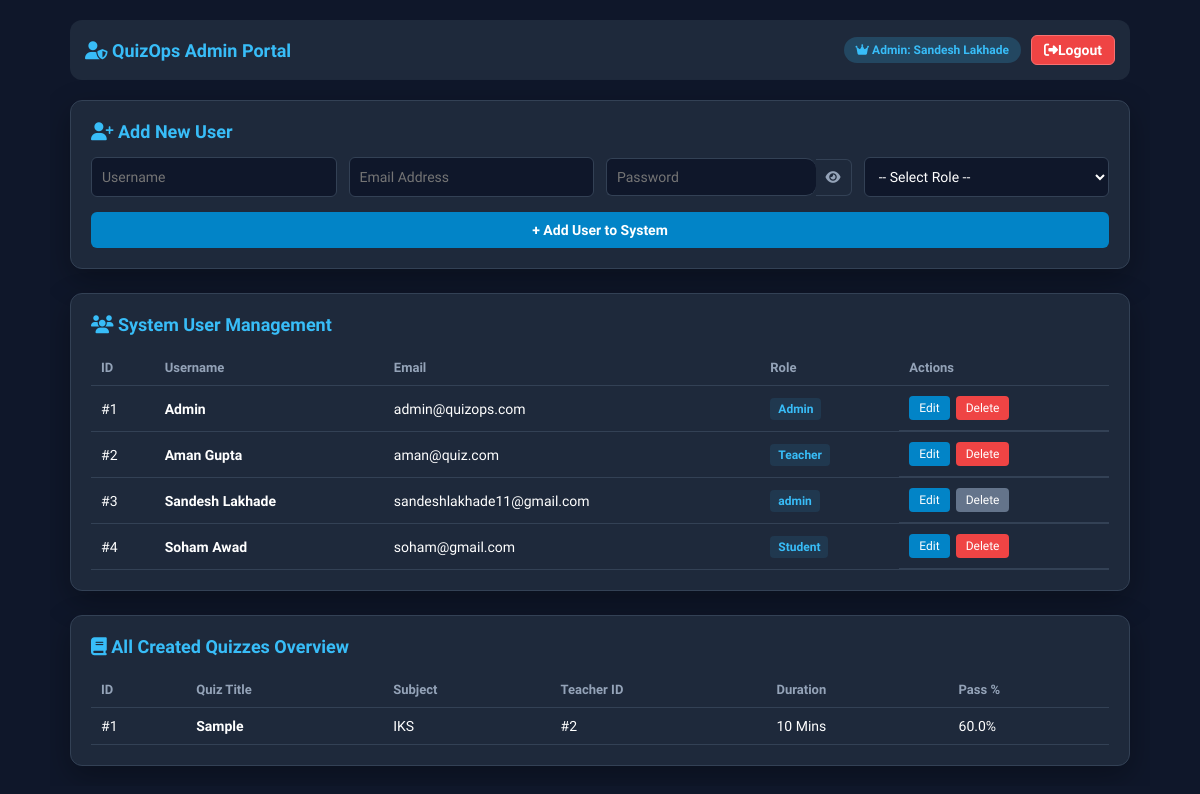
The app's page /admin/dashboard (signed in) with its own data.
### app.py (models this page shows)
class User(UserMixin, db.Model):
    id = db.Column(db.Integer, primary_key=True)
    username = db.Column(db.String(150), unique=True, nullable=False)
    email = db.Column(db.String(150), unique=True, nullable=False)
    password = db.Column(db.String(150), nullable=False)
    role = db.Column(db.String(50), nullable=False) # Student, Teacher, Admin
    results = db.relationship('Result', backref='user', cascade="all, delete-orphan")
    quizzes = db.relationship('Quiz', backref='teacher', cascade="all, delete-orphan")

class Quiz(db.Model):
    id = db.Column(db.Integer, primary_key=True)
    title = db.Column(db.String(150), nullable=False)
    subject = db.Column(db.String(100), nullable=False)
    duration = db.Column(db.Integer, nullable=False) # In minutes
    pass_mark = db.Column(db.Float, nullable=False) # Passing Percentage
    teacher_id = db.Column(db.Integer, db.ForeignKey('user.id'), nullable=False)
    questions = db.relationship('Question', backref='quiz', cascade="all, delete-orphan")
    results = db.relationship('Result', backref='quiz', cascade="all, delete-orphan")

### app.py (the view, shortened to what this page needs)
@app.route('/admin/dashboard', methods=['GET', 'POST'])
@login_required
def admin_dashboard():
    if current_user.role.lower() != 'admin':
        return redirect(url_for('login'))
    users = User.query.all()
    quizzes = Quiz.query.all()
    return render_template('admin_dashboard.html', users=users, quizzes=quizzes)

### app.py (called while the page is built)
@login_manager.user_loader
def load_user(user_id):
    return User.query.get(int(user_id))

### templates/admin_dashboard.html (shortened to what this page needs)
<!DOCTYPE html>
<html lang="en">
<head>
    <link rel="stylesheet" href="https://cdnjs.cloudflare.com/ajax/libs/font-awesome/6.4.0/css/all.min.css">
    <link rel="stylesheet" href="{{ url_for('static', filename='css/style.css') }}">
</head>
<body>
    <div class="container" style="max-width: 1100px; margin: auto; padding: 20px;">
        <div class="navbar" style="display:flex; justify-content: space-between; align-items:center; background:#1e293b; padding:15px; border-radius:12px; margin-bottom:20px; flex-wrap:wrap; gap:10px;">
            <div style="font-size:18px; font-weight:bold; color:#38bdf8;">
                <i class="fa-solid fa-user-shield"></i> QuizOps Admin Portal
            </div>
            <div style="display:flex; align-items:center; gap:10px;">
                <span class="badge" style="background:rgba(56,189,248,0.2); color:#38bdf8; padding:6px 12px; border-radius:20px; font-weight: bold;">
                    <i class="fa-solid fa-crown"></i> Admin: {{ current_user.username }}
                </span>
                <a href="{{ url_for('logout') }}" class="btn-danger" style="background:#ef4444; color:#fff; padding:6px 12px; border-radius:6px; text-decoration:none; font-size: 14px;">
                    <i class="fa-solid fa-right-from-bracket"></i> Logout
                </a>
            </div>
        </div>
        <div class="glass-card" style="background:#1e293b; padding:20px; border-radius:12px; margin-bottom:24px; border:1px solid #334155;">
            <h2 class="header-title" style="font-size:18px; margin-bottom:15px; color:#38bdf8;">
                <i class="fa-solid fa-user-plus"></i> Add New User
            </h2>
            <form action="{{ url_for('admin_dashboard') }}" method="POST" style="display: flex; flex-direction: column; gap: 15px;">
                <div class="form-grid">
                    <input type="text" name="username" class="form-control" placeholder="Username" required style="padding:10px; background:#0f172a; border:1px solid #334155; color:#fff; border-radius:6px;">
                    <input type="email" name="email" class="form-control" placeholder="Email Address" required style="padding:10px; background:#0f172a; border:1px solid #334155; color:#fff; border-radius:6px;">
                    <div class="password-box">
                        <input type="password" id="adminPasswordInput" name="password" class="form-control" placeholder="Password" required style="padding:10px; background:#0f172a; border:1px solid #334155; color:#fff; border-top-left-radius:6px; border-bottom-left-radius:6px; border-right:none; width: 100%;">
                        <button type="button" class="toggle-btn" onclick="toggleAdminPassword()"><i id="eyeIcon" class="fa-solid fa-eye"></i></button>
                    </div>
                    <select name="role" class="form-control" required style="padding:10px; background:#0f172a; border:1px solid #334155; color:#fff; border-radius:6px;">
                        <option value="" disabled selected>-- Select Role --</option>
                    </select>
                </div>
                <button type="submit" class="btn-primary" style="background:#0284c7; color:#fff; padding:10px; border:none; border-radius:6px; font-weight:bold; cursor:pointer;">
                    + Add User to System
                </button>
            </form>
        </div>
        <div class="glass-card" style="background:#1e293b; padding:20px; border-radius:12px; margin-bottom:24px; border:1px solid #334155;">
            <h2 class="header-title" style="font-size:18px; margin-bottom:15px; color:#38bdf8;">
                <i class="fa-solid fa-users"></i> System User Management
            </h2>
            <div style="overflow-x: auto;">
                <table class="custom-table" style="width:100%; border-collapse: collapse; text-align: left; color:#fff;">
                    <thead>
                        <tr style="border-bottom: 1px solid #334155; color: #94a3b8;">
                            <th style="padding: 10px;">ID</th>
                            <th style="padding: 10px;">Username</th>
                            <th style="padding: 10px;">Email</th>
                            <th style="padding: 10px;">Role</th>
                            <th style="padding: 10px;">Actions</th>
                        </tr>
                    </thead>
                    <tbody>
                        {% for u in users %}
                        <tr style="border-bottom: 1px solid #334155;">
                            <td style="padding: 10px;">#{{ u.id }}</td>
                            <td style="padding: 10px;"><b>{{ u.username }}</b></td>
                            <td style="padding: 10px;">{{ u.email }}</td>
                            <td style="padding: 10px;"><span class="badge" style="background:rgba(56,189,248,0.1); color:#38bdf8; padding:4px 8px; border-radius:4px;">{{ u.role }}</span></td>
                            <td style="padding: 10px; display:flex; gap:6px;">
                                <a href="{{ url_for('edit_user', user_id=u.id) }}" style="background:#0284c7; color:#fff; padding:5px 10px; border-radius:4px; text-decoration:none; font-size:12px;">Edit</a>
                                {% if u.id == current_user.id %}
                                    <button disabled style="background:#64748b; color:#fff; padding:5px 10px; border-radius:4px; border:none; font-size:12px; cursor:not-allowed;" title="You cannot delete yourself">Delete</button>
                                {% else %}
                                    <a href="{{ url_for('delete_user', user_id=u.id) }}" onclick="return confirm('Are you sure you want to delete this user?')" style="background:#ef4444; color:#fff; padding:5px 10px; border-radius:4px; text-decoration:none; font-size:12px;">Delete</a>
                                {% endif %}
                            </td>
                        </tr>
                        {% endfor %}
                    </tbody>
                </table>
            </div>
        </div>
        <div class="glass-card" style="background:#1e293b; padding:20px; border-radius:12px; border:1px solid #334155;">
            <h2 class="header-title" style="font-size:18px; margin-bottom:15px; color:#38bdf8;">
                <i class="fa-solid fa-book"></i> All Created Quizzes Overview
            </h2>
            <div style="overflow-x: auto;">
                <table class="custom-table" style="width:100%; border-collapse: collapse; text-align: left; color:#fff;">
                    <thead>
                        <tr style="border-bottom: 1px solid #334155; color: #94a3b8;">
                            <th style="padding: 10px;">ID</th>
                            <th style="padding: 10px;">Quiz Title</th>
                            <th style="padding: 10px;">Subject</th>
                            <th style="padding: 10px;">Teacher ID</th>
                            <th style="padding: 10px;">Duration</th>
                            <th style="padding: 10px;">Pass %</th>
                        </tr>
                    </thead>
                    <tbody>
                        {% for q in quizzes %}
                        <tr style="border-bottom: 1px solid #334155;">
                            <td style="padding: 10px;">#{{ q.id }}</td>
                            <td style="padding: 10px;"><b>{{ q.title }}</b></td>
                            <td style="padding: 10px;">{{ q.subject }}</td>
                            <td style="padding: 10px;">#{{ q.teacher_id }}</td>
                            <td style="padding: 10px;">{{ q.duration }} Mins</td>
                            <td style="padding: 10px;">{{ q.pass_mark }}%</td>
                        </tr>
                        {% endfor %}
                    </tbody>
                </table>
            </div>
        </div>
    </div>
</body>
</html>

### static/css/style.css (style rules this page uses)
:root { --bg-primary: #0f172a; --bg-card: #1e293b; --accent-blue: #38bdf8; --accent-purple: #818cf8; --accent-green: #34d399; --accent-red: #f87171; --text-primary: #f8fafc; --text-secondary: #94a3b8; --border-color: #334155; --glass-bg: rgba(30, 41, 59, 0.7); }
* { margin: 0; padding: 0; box-sizing: border-box !important; font-family: 'Plus Jakarta Sans', sans-serif; }
html, body { width: 100%; max-width: 100vw; overflow-x: hidden; background-color: var(--bg-primary); color: var(--text-primary); min-height: 100vh; }
.glass-card, .card { background: var(--glass-bg); backdrop-filter: blur(12px); -webkit-backdrop-filter: blur(12px); border: 1px solid var(--border-color); border-radius: 16px; padding: 24px; box-shadow: 0 10px 30px rgba(0, 0, 0, 0.3); transition: transform 0.2s ease, border-color 0.2s ease; width: 100%; }
.main-content, .container { flex: 1; padding: 32px; overflow-y: auto; width: 100%; max-width: 1200px; margin: 0 auto; }
.header-title { font-size: 28px; font-weight: 700; margin-bottom: 6px; }
.btn-primary, .btn { background: linear-gradient(135deg, var(--accent-blue), var(--accent-purple)); color: #ffffff; border: none; padding: 12px 24px; border-radius: 10px; font-weight: 600; font-size: 14px; cursor: pointer; transition: opacity 0.2s ease, transform 0.1s ease; display: inline-flex; align-items: center; justify-content: center; gap: 8px; text-decoration: none; }
.btn-danger { background: rgba(248, 113, 113, 0.2); border: 1px solid var(--accent-red); color: var(--accent-red); padding: 10px 18px; border-radius: 8px; font-size: 13px; font-weight: 600; cursor: pointer; text-decoration: none; display: inline-flex; align-items: center; justify-content: center; }
.form-control, input, select, textarea { width: 100%; padding: 12px 16px; border-radius: 10px; background: var(--bg-primary); border: 1px solid var(--border-color); color: var(--text-primary); font-size: 14px; outline: none; transition: border-color 0.2s ease; }
.custom-table, table { width: 100%; min-width: 550px; border-collapse: collapse; text-align: left; }
.custom-table th, table th { padding: 14px 16px; color: var(--text-secondary); font-size: 13px; font-weight: 600; border-bottom: 1px solid var(--border-color); white-space: nowrap; }
.custom-table td, table td { padding: 16px; border-bottom: 1px solid var(--border-color); font-size: 14px; white-space: nowrap; }
.badge { padding: 4px 10px; border-radius: 20px; font-size: 12px; font-weight: 600; display: inline-block; }
div[style*="overflow-x: auto"] { width: 100%; overflow-x: auto !important; -webkit-overflow-scrolling: touch; }
table.custom-table { white-space: nowrap; }

### templates/admin_dashboard.html (style rules this page uses)
.form-grid { display: grid; grid-template-columns: repeat(auto-fit, minmax(200px, 1fr)); gap: 12px; }
.password-box { display: flex; align-items: center; }
.toggle-btn { background: #1e293b; border: 1px solid #334155; border-left: none; color: #94a3b8; padding: 10px; border-top-right-radius: 6px; border-bottom-right-radius: 6px; cursor: pointer; }

### records on screen
User: username "Sandesh Lakhade", id "3", email "sandeshlakhade11@gmail.com", role "admin", shows "Delete"
User: id "1", username "Admin", email "admin@quizops.com", role "Admin"
User: id "2", username "Aman Gupta", email "aman@quiz.com", role "Teacher"
User: id "4", username "Soham Awad", email "soham@gmail.com", role "Student"
Quiz: id "1", title "Sample", subject "IKS", teacher_id "2", duration "10", pass_mark "60.0"
